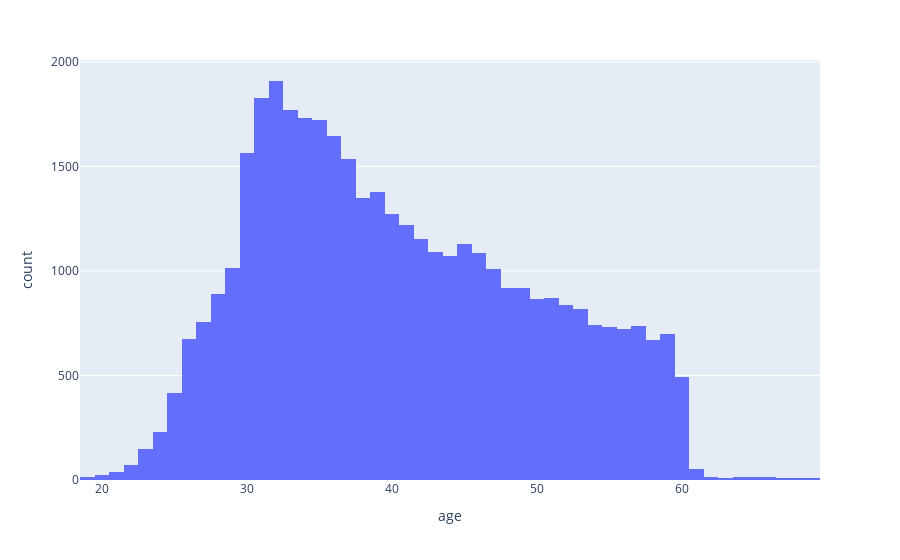

The code cell stored with this chart in its notebook:
### Markdown cell above
2- Checking outliers

### Code cell
fig = px.histogram(df[df.age<70], x="age")
fig

### Figure 1 — Plotly figure (JSON) as saved in the notebook; plotly's stock layout.template omitted (floating-point values rounded to 4 significant figures; data arrays with more than 128 entries replaced by an {"elided": "..."} marker saying what was removed)
{"data": [{"alignmentgroup": "True", "bingroup": "x", "hovertemplate": "age=%{x}<br>count=%{y}<extra></extra>", "legendgroup": "", "marker": {"color": "#636efa", "pattern": {"shape": ""}}, "name": "", "offsetgroup": "", "orientation": "v", "showlegend": false, "type": "histogram", "x": {"elided": "39911 int values"}, "xaxis": "x", "yaxis": "y"}], "layout": {"autosize": true, "barmode": "relative", "legend": {"tracegroupgap": 0}, "margin": {"t": 60}, "xaxis": {"anchor": "y", "autorange": true, "domain": [0, 1], "range": [18.5, 69.5], "title": {"text": "age"}, "type": "linear"}, "yaxis": {"anchor": "x", "autorange": true, "domain": [0, 1], "range": [0, 2009.0], "title": {"text": "count"}}}}
